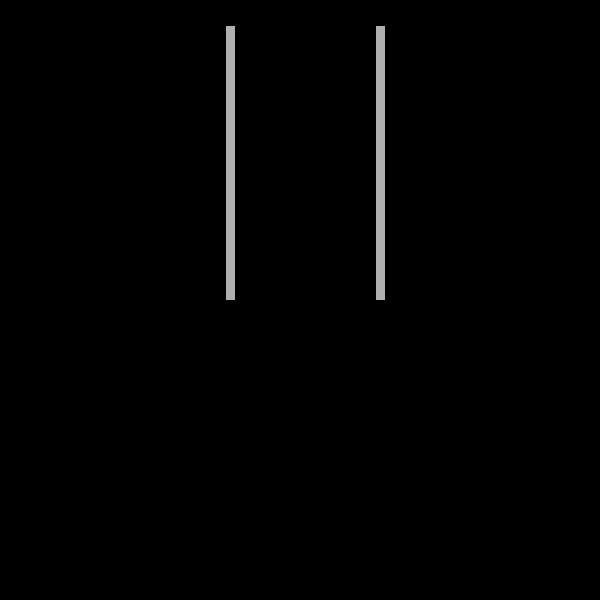
Frame 1 (no input)
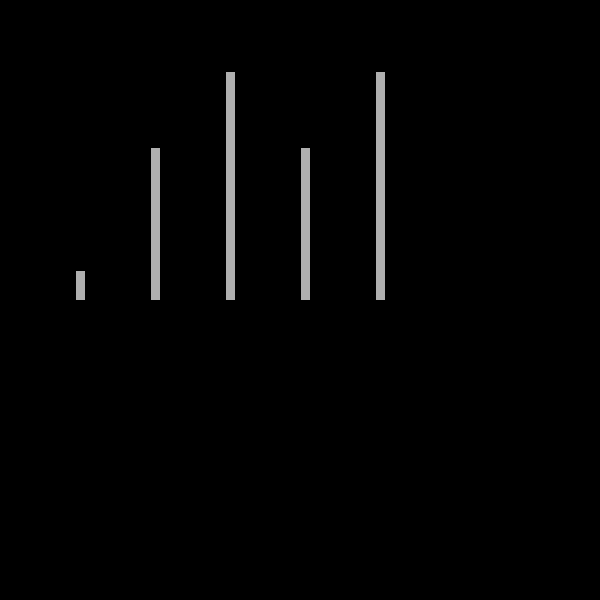
Frame 60 (the mouse pressed at the canvas centre just before this capture)
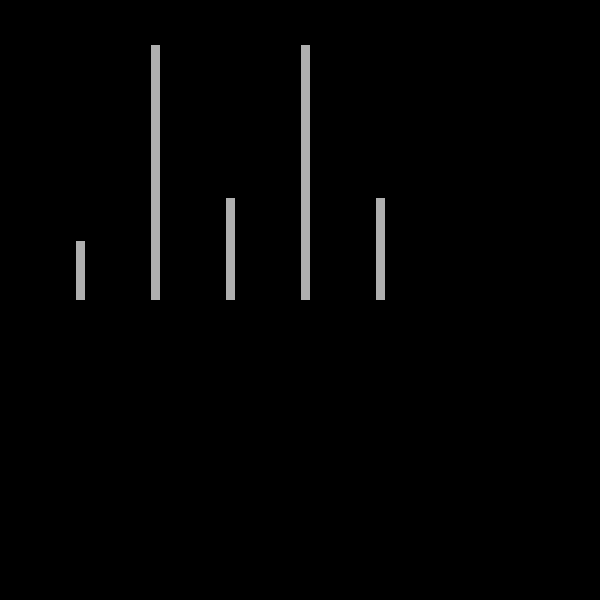
Frame 120 (the mouse held since frame 60 and released just before this capture)

The Processing sketch that drew these frames (run headless with seeded random() and noise(); from frame 60 on, the mouse is pressed at the canvas centre):

// Processing sketch: diffMovements
// ── diffMovements.pde
/*****************************************************
  PCC Creative Coding I - Oscillations vs Logic
  --------------------------------------------------
  Animated infographic to visualize differences in
  methods of contstraining variables used for movement
  
  for more info on sin and cosine:
  https://jackschaedler.github.io/circles-sines-signals/sincos.html

*****************************************************/

float angle = 0.0;
float h = 0;
int cols = 8;
int TEXT_Y = 250;
int colWidth;


void setup () {
  size(600, 600);
  colWidth = width/cols;
}

void draw () {
  background(0);
  translate(width/2, height/2);
  fill(175);
  scale(1, -1);
  rect(-colWidth*3, 0, 10, (h % 275));
  rect(-colWidth*2, 0, 10, sin(angle)*275);
  rect(-colWidth*1, 0, 10, cos(angle)*275);
  rect(colWidth*0, 0, 10, abs(sin(angle)*275));
  rect(colWidth*1, 0, 10, abs(cos(angle)*275));
  angle += 0.01;
  h += 0.5;
}
